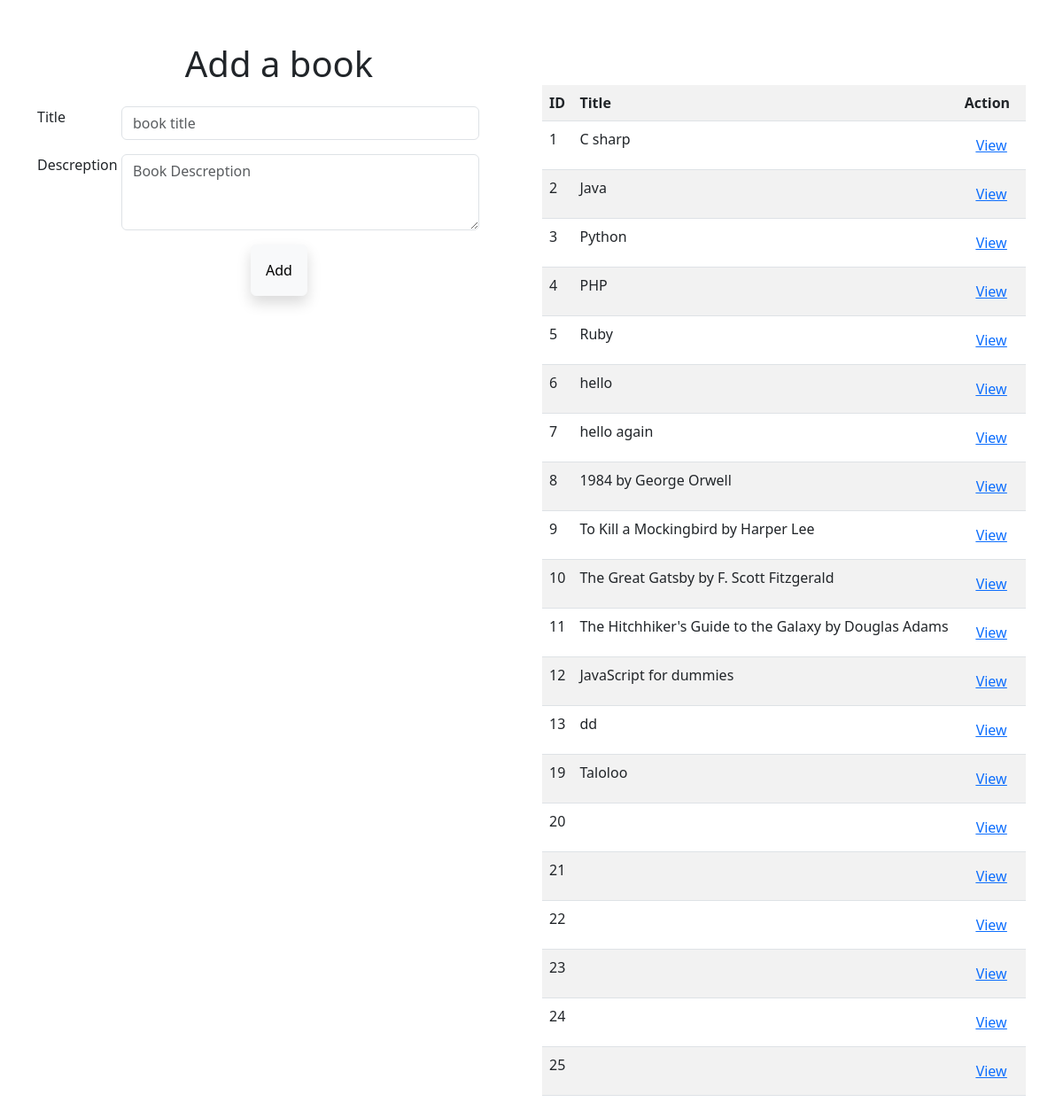
Before: / with the older database file.
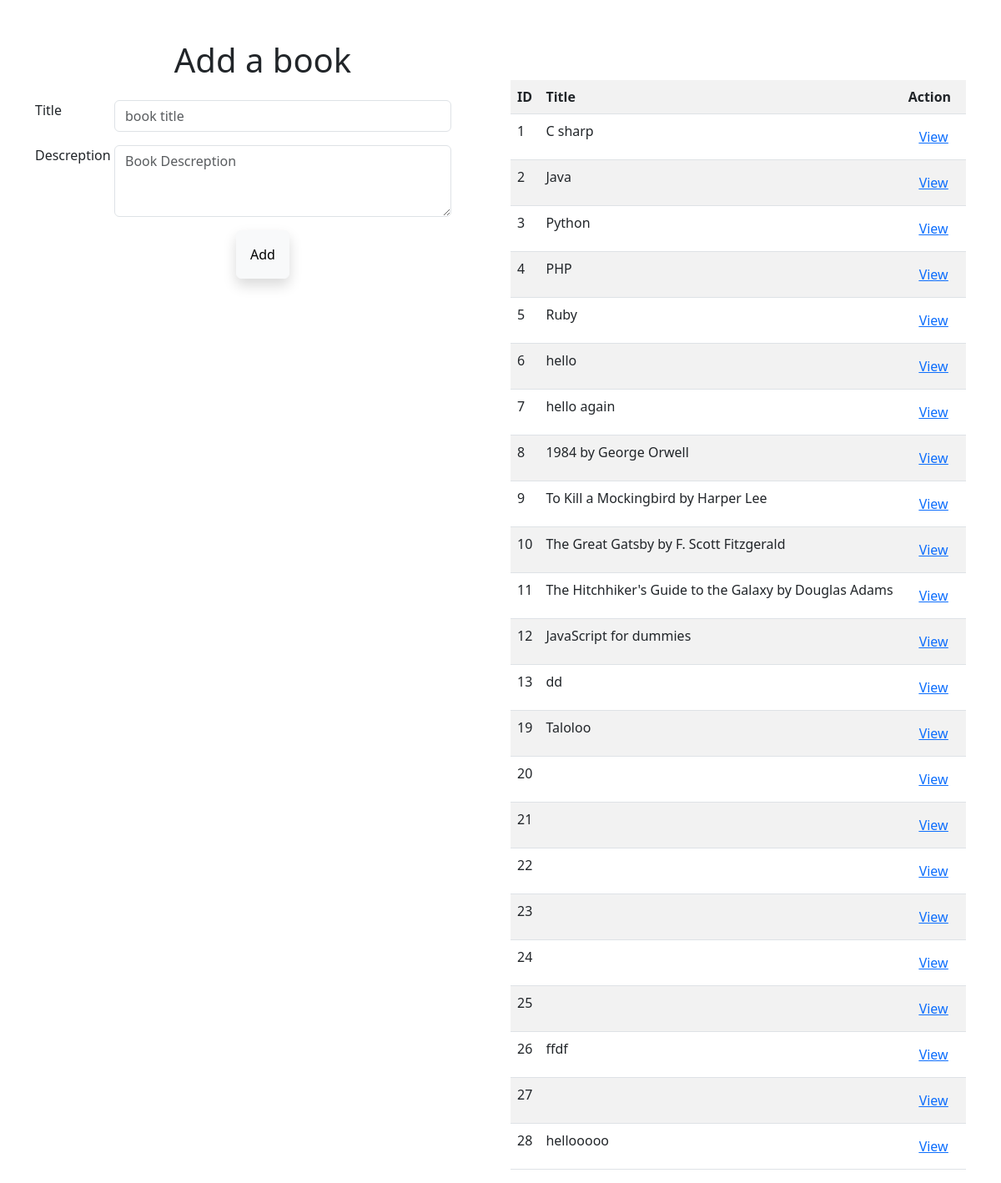
After: the same page with the newer database file.
### books_authors/models.py (models this page shows)
class Book(models.Model):
    title = models.CharField(max_length=255)
    desc = models.TextField()
    created_at = models.DateTimeField(auto_now_add=True)
    updated_at = models.DateTimeField(auto_now=True)

### books_authors/views.py (the view)
# urls.py: path('',views.firstpage),
def firstpage(request):
  context={
    'all_books':Book.objects.all(),
  }
  return render(request,"addbooks.html",context)

### books_authors/templates/addbooks.html (shortened to what this page needs)
<!DOCTYPE html>
<html lang="en">
  <head>
    <link
      href="https://cdn.jsdelivr.net/npm/bootstrap@5.3.0-alpha1/dist/css/bootstrap.min.css"
      rel="stylesheet"
    />
  </head>
  <body>
    <div class="container container-sm container-md container-lg mt-5">
      <div class="row ">
        <div class="col-12 col-sm-6 col-md-6">
          <h1 class="text-center mb-4">Add a book</h1>
          <form action="/addbooks" method="post">
            <div class="mb-3 row">
              <label for="exampleFormControlInput1" class="form-label col-sm-2">Title</label>
              <div class="col-sm-9">
                <input type="text"  class="form-control"  placeholder="book title" name="book_title"/>
              </div>
            </div>
            <div class="mb-3 row">
              <label for="exampleFormControlTextarea1" class="form-label col-sm-2">Descreption</label>
              <div class="col-sm-9">
                <textarea name="descreption" class="form-control" placeholder="Book Descreption" rows="3"></textarea>
              </div>
            </div>
            <div class="text-center">
              <button
                type="submit"
                class="btn btn-light shadow p-3 mb-5 bg-body-tertiary rounded"
              >
                Add
              </button>
            </div>
          </form>
        </div>
        <div class="col-12 col-sm-6 col-md-6 mt-5">
          <table class="table table-striped table-hover">
            <tr>
              <th>ID</th>
              <th>Title</th>
              <th>Action</th>
            </tr>
            {%for book in all_books%}
              <tr>
              <td>{{book.id}}</td>
              <td>{{book.title}}</td>
              <td><button type="button" class="btn btn-link"><a href="/books/{{book.id}}">View</a></button></td>
              </tr>
            {%endfor%}
          </table>
        </div>
      </div>
    </div>
  </body>
</html>

Changed rows visible on the page:
added Book: id "26", title "ffdf"
added Book: id "27"
added Book: id "28", title "hellooooo"
